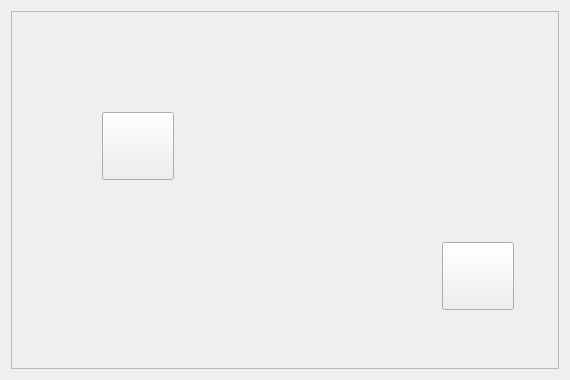
<?xml version="1.0" encoding="UTF-8"?>
<ui version="4.0">
 <class>Tab3ControlPannel</class>
 <widget class="QWidget" name="Tab3ControlPannel">
  <property name="geometry">
   <rect>
    <x>0</x>
    <y>0</y>
    <width>570</width>
    <height>380</height>
   </rect>
  </property>
  <property name="windowTitle">
   <string>Form</string>
  </property>
  <layout class="QGridLayout" name="gridLayout">
   <item row="0" column="0">
    <widget class="QScrollArea" name="scrollArea">
     <property name="widgetResizable">
      <bool>true</bool>
     </property>
     <widget class="QWidget" name="scrollAreaWidgetContents">
      <property name="geometry">
       <rect>
        <x>0</x>
        <y>0</y>
        <width>550</width>
        <height>360</height>
       </rect>
      </property>
      <widget class="QPushButton" name="pPBPlug">
       <property name="geometry">
        <rect>
         <x>430</x>
         <y>230</y>
         <width>72</width>
         <height>68</height>
        </rect>
       </property>
       <property name="text">
        <string/>
       </property>
       <property name="icon">
        <iconset resource="IoTQtClient.qrc">
         <normaloff>:/IoTQtClient/Image/plug_off.png</normaloff>
         <normalon>:/IoTQtClient/Image/plug_on.png</normalon>:/IoTQtClient/Image/plug_off.png</iconset>
       </property>
       <property name="iconSize">
        <size>
         <width>60</width>
         <height>60</height>
        </size>
       </property>
       <property name="checkable">
        <bool>true</bool>
       </property>
      </widget>
      <widget class="QLabel" name="label">
       <property name="geometry">
        <rect>
         <x>0</x>
         <y>0</y>
         <width>523</width>
         <height>326</height>
        </rect>
       </property>
       <property name="text">
        <string/>
       </property>
       <property name="pixmap">
        <pixmap resource="IoTQtClient.qrc">:/IoTQtClient/Image/room.png</pixmap>
       </property>
      </widget>
      <widget class="QPushButton" name="pPBLamp">
       <property name="geometry">
        <rect>
         <x>90</x>
         <y>100</y>
         <width>72</width>
         <height>68</height>
        </rect>
       </property>
       <property name="text">
        <string/>
       </property>
       <property name="icon">
        <iconset resource="IoTQtClient.qrc">
         <normaloff>:/IoTQtClient/Image/light_off.png</normaloff>
         <normalon>:/IoTQtClient/Image/light_on.png</normalon>:/IoTQtClient/Image/light_off.png</iconset>
       </property>
       <property name="iconSize">
        <size>
         <width>60</width>
         <height>60</height>
        </size>
       </property>
       <property name="checkable">
        <bool>true</bool>
       </property>
      </widget>
      <zorder>label</zorder>
      <zorder>pPBPlug</zorder>
      <zorder>pPBLamp</zorder>
     </widget>
    </widget>
   </item>
  </layout>
 </widget>
 <resources>
  <include location="IoTQtClient.qrc"/>
 </resources>
 <connections/>
</ui>
